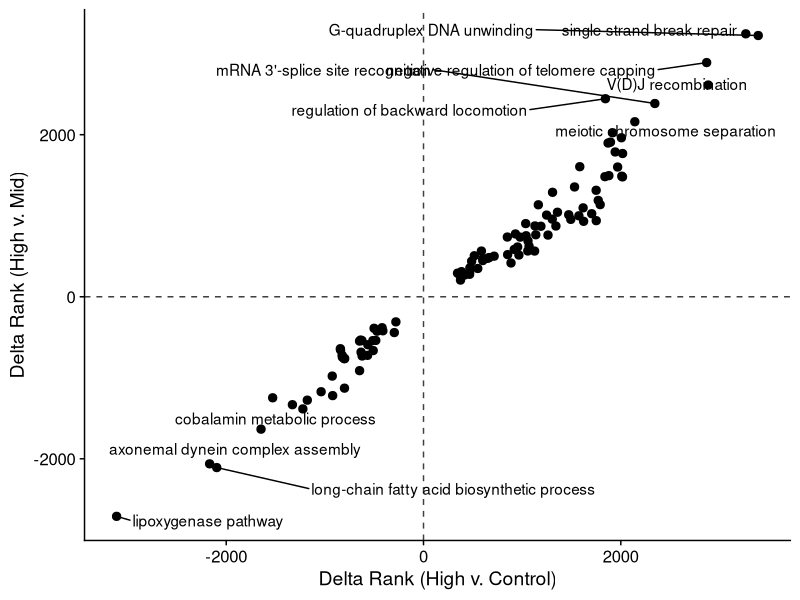
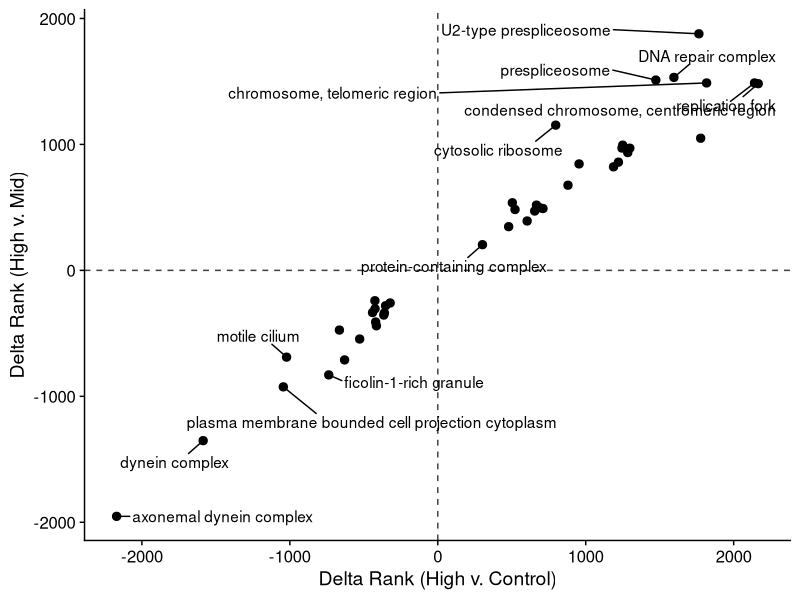
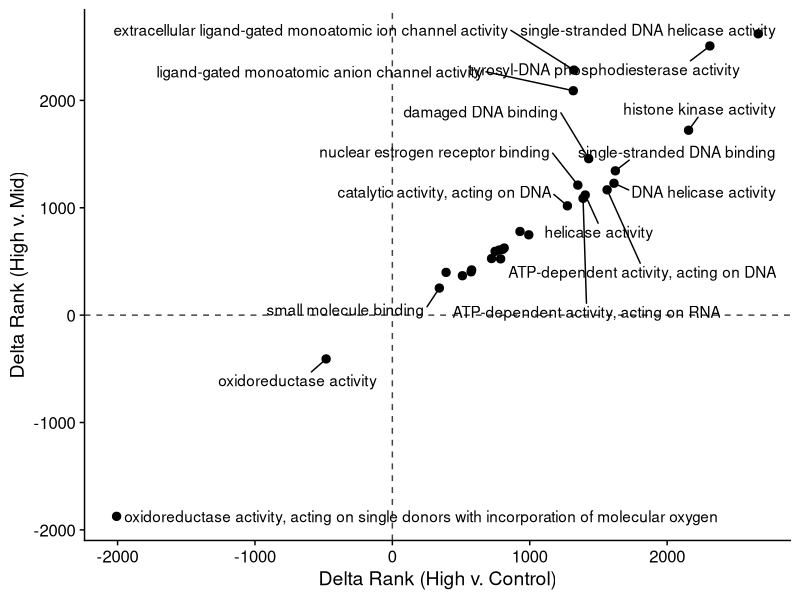
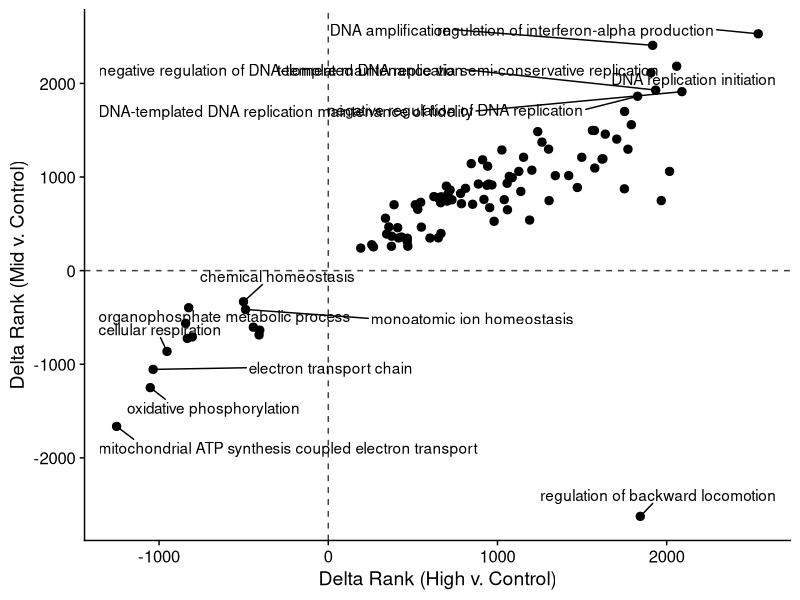
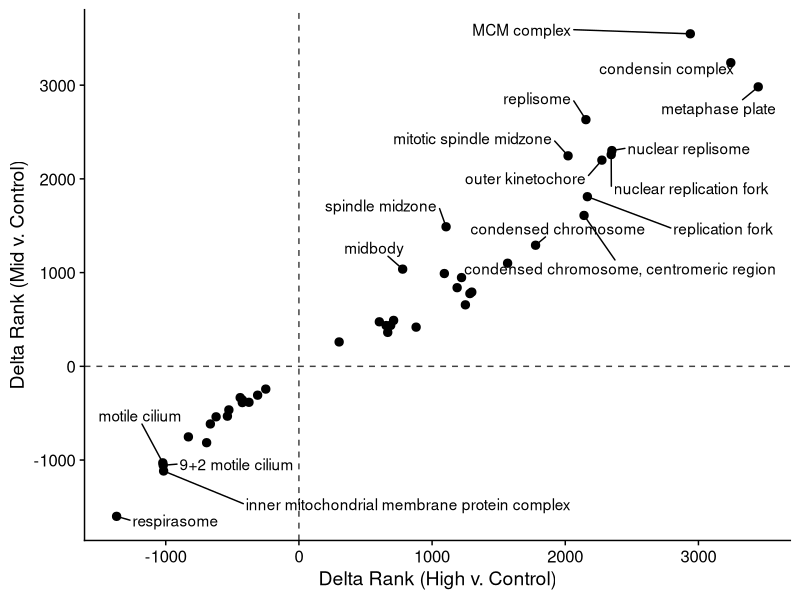
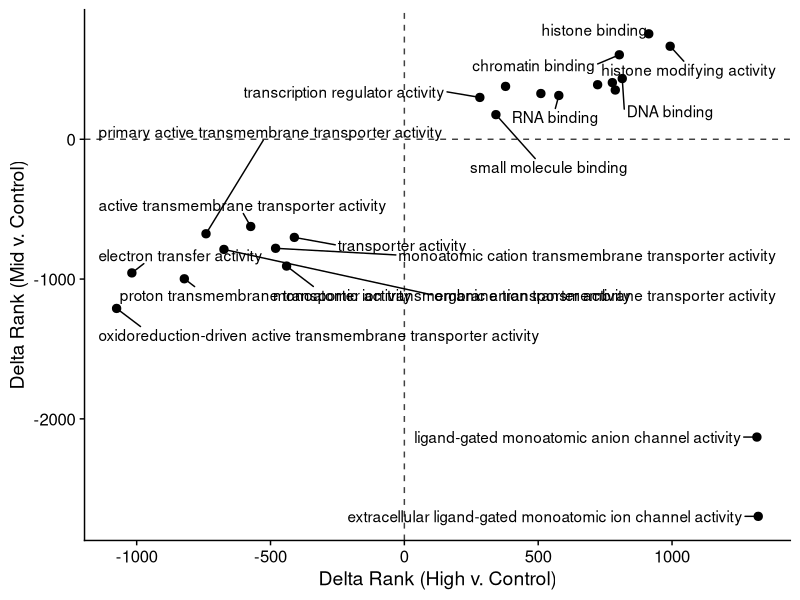
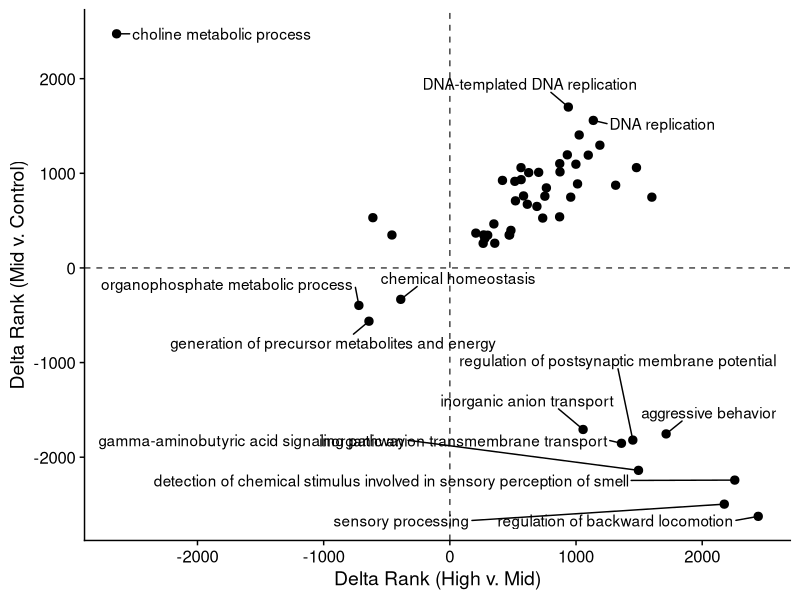
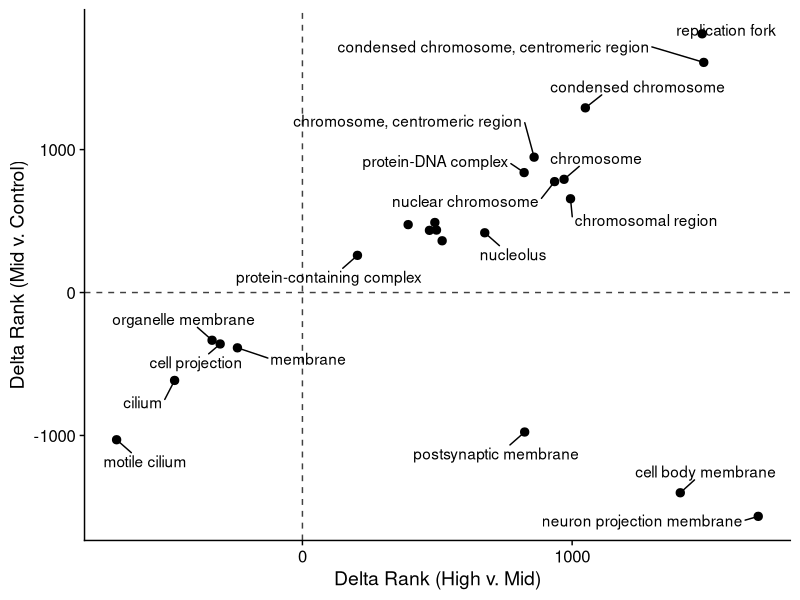

The R script that drew these images, in order:
## ---- chunk 1
knitr::opts_chunk$set(echo = TRUE)

library(tidyverse)
library(ggrepel)
library(cowplot)
## ---- chunk 2
bp_hvc=read.table("GO_MWU/MWU_BP_DE_High_v_Control_LFC.csv",header=T)
bp_hvm=read.table("GO_MWU/MWU_BP_DE_High_v_Mid_LFC.csv",header=T)
## ---- chunk 3
bp_good <- intersect(bp_hvc$term, bp_hvm$term)

# Filter sets
bp_hvc_filt <- bp_hvc[bp_hvc$term %in% bp_good,]
bp_hvm_filt <- bp_hvm[bp_hvm$term %in% bp_good,]
## ---- chunk 4
ress <- merge(bp_hvc_filt, bp_hvm_filt, by = "term")
## ---- chunk 5
ress_filt <- ress %>%
  dplyr::filter(p.adj.x < 0.01) %>%
  dplyr::filter(p.adj.y < 0.01) %>%
  dplyr::filter(!grepl("obsolete", name.x))
## ---- chunk 6
bp_plot <- ggplot(ress_filt, aes(delta.rank.x, delta.rank.y, label = name.y)) +
  geom_point(size = 2.5, show.legend = F) +
  geom_text_repel(data = ress_filt, aes(), segment.alpha = 1, box.padding = 0.7, direction = "both", max.overlaps = 15) +
  scale_size("size") +
  labs(x = "Delta Rank (High v. Control)", y = "Delta Rank (High v. Mid)") +
  geom_vline(xintercept = 0, linetype = 2, alpha = 0.75) +
  geom_hline(yintercept = 0, linetype = 2, alpha = 0.75) +
  theme_cowplot(); bp_plot
## ---- chunk 7
cc_hvc=read.table("GO_MWU/MWU_CC_DE_High_v_Control_LFC.csv",header=T)
cc_hvm=read.table("GO_MWU/MWU_CC_DE_High_v_Mid_LFC.csv",header=T)
## ---- chunk 8
cc_good <- intersect(cc_hvc$term, cc_hvm$term)

# Filter sets
cc_hvc_filt <- cc_hvc[cc_hvc$term %in% cc_good,]
cc_hvm_filt <- cc_hvm[cc_hvm$term %in% cc_good,]
## ---- chunk 9
ress <- merge(cc_hvc_filt, cc_hvm_filt, by = "term")
## ---- chunk 10
ress_filt <- ress %>%
  dplyr::filter(p.adj.x < 0.01) %>%
  dplyr::filter(p.adj.y < 0.01) %>%
  dplyr::filter(!grepl("obsolete", name.x))
## ---- chunk 11
cc_plot <- ggplot(ress_filt, aes(delta.rank.x, delta.rank.y, label = name.y)) +
  geom_point(size = 2.5, show.legend = F) +
  geom_text_repel(data = ress_filt, aes(), segment.alpha = 1, box.padding = 0.7, direction = "both", max.overlaps = 10) +
  scale_size("size") +
  labs(x = "Delta Rank (High v. Control)", y = "Delta Rank (High v. Mid)") +
  geom_vline(xintercept = 0, linetype = 2, alpha = 0.75) +
  geom_hline(yintercept = 0, linetype = 2, alpha = 0.75) +
  theme_cowplot(); cc_plot
## ---- chunk 12
mf_hvc=read.table("GO_MWU/MWU_MF_DE_High_v_Control_LFC.csv",header=T)
mf_hvm=read.table("GO_MWU/MWU_MF_DE_High_v_Mid_LFC.csv",header=T)
## ---- chunk 13
mf_good <- intersect(mf_hvc$term, mf_hvm$term)

# Filter sets
mf_hvc_filt <- mf_hvc[mf_hvc$term %in% mf_good,]
mf_hvm_filt <- mf_hvm[mf_hvm$term %in% mf_good,]
## ---- chunk 14
ress <- merge(mf_hvc_filt, mf_hvm_filt, by = "term")
## ---- chunk 15
ress_filt <- ress %>%
  dplyr::filter(p.adj.x < 0.01) %>%
  dplyr::filter(p.adj.y < 0.01) %>%
  dplyr::filter(!grepl("obsolete", name.x))
## ---- chunk 16
mf_plot <- ggplot(ress_filt, aes(delta.rank.x, delta.rank.y, label = name.y)) +
  geom_point(size = 2.5, show.legend = F) +
  geom_text_repel(data = ress_filt, aes(), segment.alpha = 1, box.padding = 0.7, direction = "both", max.overlaps = 15) +
  scale_size("size") +
  labs(x = "Delta Rank (High v. Control)", y = "Delta Rank (High v. Mid)") +
  geom_vline(xintercept = 0, linetype = 2, alpha = 0.75) +
  geom_hline(yintercept = 0, linetype = 2, alpha = 0.75) +
  theme_cowplot(); mf_plot
## ---- chunk 17
plot <- plot_grid(bp_plot, mf_plot, labels = c('A', 'B'))

ggsave("../output/GO_MWU/HighvControl_HighvMid_DeltaRank.pdf", plot = last_plot(), width = 40, height = 20, units = "cm")
ggsave("../output/GO_MWU/HighvControl_HighvMid_DeltaRank.png", plot = last_plot(), width = 40, height = 20, units = "cm")
## ---- chunk 18
bp_hvc=read.table("GO_MWU/MWU_BP_DE_High_v_Control_LFC.csv",header=T)
bp_mvc=read.table("GO_MWU/MWU_BP_DE_Mid_v_Control_LFC.csv",header=T)
## ---- chunk 19
bp_good <- intersect(bp_hvc$term, bp_mvc$term)

# Filter sets
bp_hvc_filt <- bp_hvc[bp_hvc$term %in% bp_good,]
bp_mvc_filt <- bp_mvc[bp_mvc$term %in% bp_good,]
## ---- chunk 20
ress <- merge(bp_hvc_filt, bp_mvc_filt, by = "term")
## ---- chunk 21
ress_filt <- ress %>%
  dplyr::filter(p.adj.x < 0.01) %>%
  dplyr::filter(p.adj.y < 0.01) %>%
  dplyr::filter(!grepl("obsolete", name.x))
## ---- chunk 22
bp_plot <- ggplot(ress_filt, aes(delta.rank.x, delta.rank.y, label = name.y)) +
  geom_point(size = 2.5, show.legend = F) +
  geom_text_repel(data = ress_filt, aes(), segment.alpha = 1, box.padding = 0.7, direction = "both", max.overlaps = 15) +
  scale_size("size") +
  labs(x = "Delta Rank (High v. Control)", y = "Delta Rank (Mid v. Control)") +
  geom_vline(xintercept = 0, linetype = 2, alpha = 0.75) +
  geom_hline(yintercept = 0, linetype = 2, alpha = 0.75) +
  theme_cowplot(); bp_plot
## ---- chunk 23
cc_hvc=read.table("GO_MWU/MWU_CC_DE_High_v_Control_LFC.csv",header=T)
cc_mvc=read.table("GO_MWU/MWU_CC_DE_Mid_v_Control_LFC.csv",header=T)
## ---- chunk 24
cc_good <- intersect(cc_hvc$term, cc_mvc$term)

# Filter sets
cc_hvc_filt <- cc_hvc[cc_hvc$term %in% cc_good,]
cc_mvc_filt <- cc_mvc[cc_mvc$term %in% cc_good,]
## ---- chunk 25
ress <- merge(cc_hvc_filt, cc_mvc_filt, by = "term")
## ---- chunk 26
ress_filt <- ress %>%
  dplyr::filter(p.adj.x < 0.01) %>%
  dplyr::filter(p.adj.y < 0.01) %>%
  dplyr::filter(!grepl("obsolete", name.x))
## ---- chunk 27
cc_plot <- ggplot(ress_filt, aes(delta.rank.x, delta.rank.y, label = name.y)) +
  geom_point(size = 2.5, show.legend = F) +
  geom_text_repel(data = ress_filt, aes(), segment.alpha = 1, box.padding = 0.7, direction = "both", max.overlaps = 11) +
  scale_size("size") +
  labs(x = "Delta Rank (High v. Control)", y = "Delta Rank (Mid v. Control)") +
  geom_vline(xintercept = 0, linetype = 2, alpha = 0.75) +
  geom_hline(yintercept = 0, linetype = 2, alpha = 0.75) +
  theme_cowplot(); cc_plot
## ---- chunk 28
mf_hvc=read.table("GO_MWU/MWU_MF_DE_High_v_Control_LFC.csv",header=T)
mf_mvc=read.table("GO_MWU/MWU_MF_DE_Mid_v_Control_LFC.csv",header=T)
## ---- chunk 29
mf_good <- intersect(mf_hvc$term, mf_mvc$term)

# Filter sets
mf_hvc_filt <- mf_hvc[mf_hvc$term %in% mf_good,]
mf_mvc_filt <- mf_mvc[mf_mvc$term %in% mf_good,]
## ---- chunk 30
ress <- merge(mf_hvc_filt, mf_mvc_filt, by = "term")
## ---- chunk 31
ress_filt <- ress %>%
  dplyr::filter(p.adj.x < 0.01) %>%
  dplyr::filter(p.adj.y < 0.01) %>%
  dplyr::filter(!grepl("obsolete", name.x))
## ---- chunk 32
mf_plot <- ggplot(ress_filt, aes(delta.rank.x, delta.rank.y, label = name.y)) +
  geom_point(size = 2.5, show.legend = F) +
  geom_text_repel(data = ress_filt, aes(), segment.alpha = 1, box.padding = 0.7, direction = "both", max.overlaps = 15) +
  scale_size("size") +
  labs(x = "Delta Rank (High v. Control)", y = "Delta Rank (Mid v. Control)") +
  geom_vline(xintercept = 0, linetype = 2, alpha = 0.75) +
  geom_hline(yintercept = 0, linetype = 2, alpha = 0.75) +
  theme_cowplot(); mf_plot
## ---- chunk 33
plot <- plot_grid(bp_plot, mf_plot, labels = c('A', 'B'))

ggsave("../output/GO_MWU/HighvControl_MidvControl_DeltaRank.pdf", plot = last_plot(), width = 40, height = 20, units = "cm")
ggsave("../output/GO_MWU/HighvControl_MidvControl_DeltaRank.png", plot = last_plot(), width = 40, height = 20, units = "cm")
## ---- chunk 34
bp_hvm=read.table("GO_MWU/MWU_BP_DE_High_v_Mid_LFC.csv",header=T)
bp_mvc=read.table("GO_MWU/MWU_BP_DE_Mid_v_Control_LFC.csv",header=T)
## ---- chunk 35
bp_good <- intersect(bp_hvm$term, bp_mvc$term)

# Filter sets
bp_hvm_filt <- bp_hvm[bp_hvm$term %in% bp_good,]
bp_mvc_filt <- bp_mvc[bp_mvc$term %in% bp_good,]
## ---- chunk 36
ress <- merge(bp_hvm_filt, bp_mvc_filt, by = "term")
## ---- chunk 37
ress_filt <- ress %>%
  dplyr::filter(p.adj.x < 0.01) %>%
  dplyr::filter(p.adj.y < 0.01) %>%
  dplyr::filter(!grepl("obsolete", name.x))
## ---- chunk 38
bp_plot <- ggplot(ress_filt, aes(delta.rank.x, delta.rank.y, label = name.y)) +
  geom_point(size = 2.5, show.legend = F) +
  geom_text_repel(data = ress_filt, aes(), segment.alpha = 1, box.padding = 0.7, direction = "both", max.overlaps = 15) +
  scale_size("size") +
  labs(x = "Delta Rank (High v. Mid)", y = "Delta Rank (Mid v. Control)") +
  geom_vline(xintercept = 0, linetype = 2, alpha = 0.75) +
  geom_hline(yintercept = 0, linetype = 2, alpha = 0.75) +
  theme_cowplot(); bp_plot
## ---- chunk 39
cc_hvm=read.table("GO_MWU/MWU_CC_DE_High_v_Mid_LFC.csv",header=T)
cc_mvc=read.table("GO_MWU/MWU_CC_DE_Mid_v_Control_LFC.csv",header=T)
## ---- chunk 40
cc_good <- intersect(cc_hvm$term, cc_mvc$term)

# Filter sets
cc_hvm_filt <- cc_hvm[cc_hvm$term %in% cc_good,]
cc_mvc_filt <- cc_mvc[cc_mvc$term %in% cc_good,]
## ---- chunk 41
ress <- merge(cc_hvm_filt, cc_mvc_filt, by = "term")
## ---- chunk 42
ress_filt <- ress %>%
  dplyr::filter(p.adj.x < 0.01) %>%
  dplyr::filter(p.adj.y < 0.01) %>%
  dplyr::filter(!grepl("obsolete", name.x))
## ---- chunk 43
cc_plot <- ggplot(ress_filt, aes(delta.rank.x, delta.rank.y, label = name.y)) +
  geom_point(size = 2.5, show.legend = F) +
  geom_text_repel(data = ress_filt, aes(), segment.alpha = 1, box.padding = 0.7, direction = "both", max.overlaps = 10) +
  scale_size("size") +
  labs(x = "Delta Rank (High v. Mid)", y = "Delta Rank (Mid v. Control)") +
  geom_vline(xintercept = 0, linetype = 2, alpha = 0.75) +
  geom_hline(yintercept = 0, linetype = 2, alpha = 0.75) +
  theme_cowplot(); cc_plot
## ---- chunk 44
mf_hvm=read.table("GO_MWU/MWU_MF_DE_High_v_Mid_LFC.csv",header=T)
mf_mvc=read.table("GO_MWU/MWU_MF_DE_Mid_v_Control_LFC.csv",header=T)
## ---- chunk 45
mf_good <- intersect(mf_hvm$term, mf_mvc$term)

# Filter sets
mf_hvm_filt <- mf_hvm[mf_hvm$term %in% mf_good,]
mf_mvc_filt <- mf_mvc[mf_mvc$term %in% mf_good,]
## ---- chunk 46
ress <- merge(mf_hvm_filt, mf_mvc_filt, by = "term")
## ---- chunk 47
ress_filt <- ress %>%
  dplyr::filter(p.adj.x < 0.01) %>%
  dplyr::filter(p.adj.y < 0.01) %>%
  dplyr::filter(!grepl("obsolete", name.x))
## ---- chunk 48
mf_plot <- ggplot(ress_filt, aes(delta.rank.x, delta.rank.y, label = name.y)) +
  geom_point(size = 2.5, show.legend = F) +
  geom_text_repel(data = ress_filt, aes(), segment.alpha = 1, box.padding = 0.7, direction = "both", max.overlaps = 15) +
  scale_size("size") +
  labs(x = "Delta Rank (High v. Mid)", y = "Delta Rank (Mid v. Control)") +
  geom_vline(xintercept = 0, linetype = 2, alpha = 0.75) +
  geom_hline(yintercept = 0, linetype = 2, alpha = 0.75) +
  theme_cowplot(); mf_plot
## ---- chunk 49
plot <- plot_grid(bp_plot, mf_plot, labels = c('A', 'B'))

ggsave("../output/GO_MWU/HighvMid_MidvControl_DeltaRank.pdf", plot = last_plot(), width = 40, height = 20, units = "cm")
ggsave("../output/GO_MWU/HighvMid_MidvControl_DeltaRank.png", plot = last_plot(), width = 40, height = 20, units = "cm")
